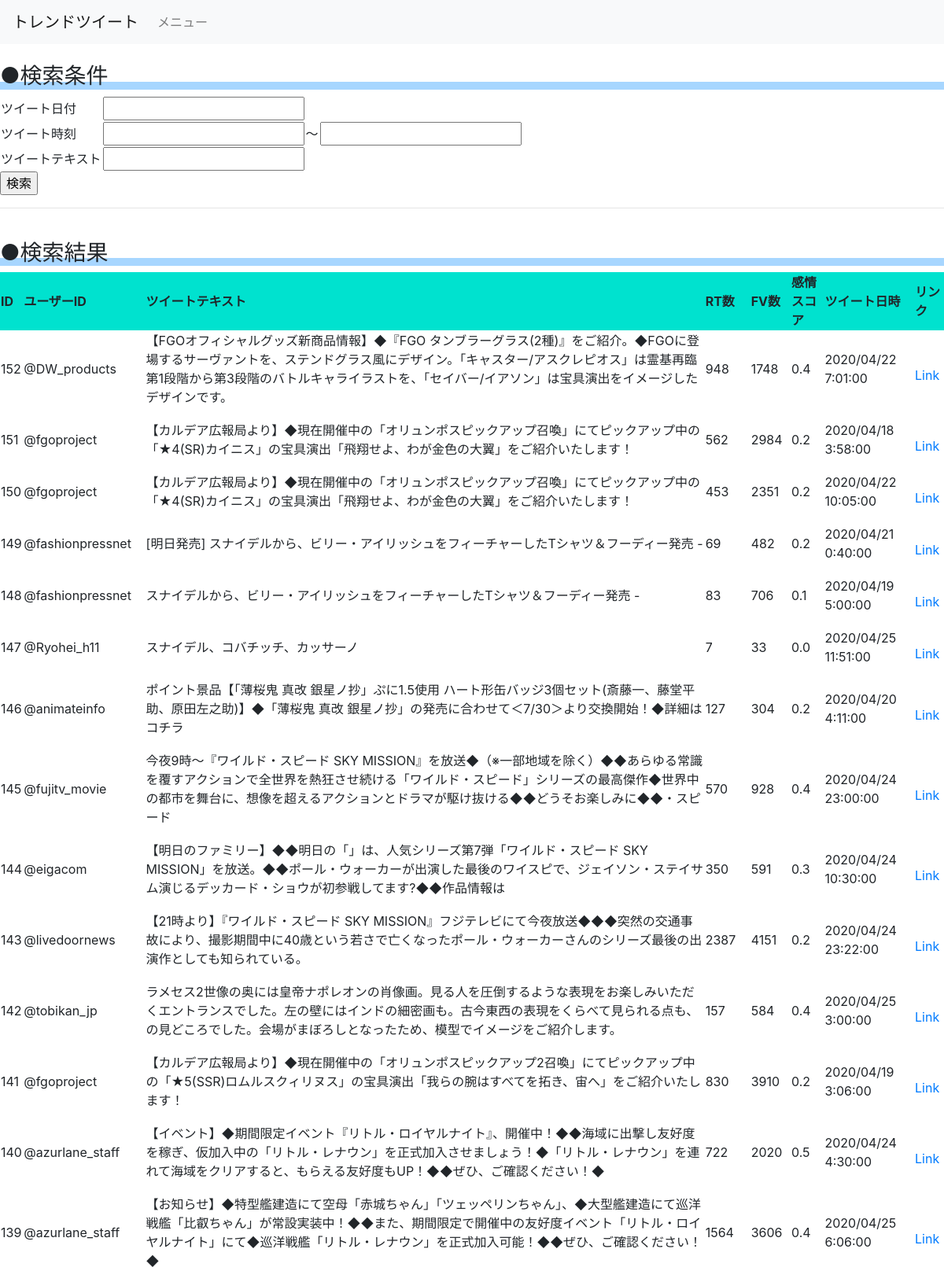
The app's page /app/tweet/ (upper part) with its own data.
### app/models.py (models this page shows, shortened)
class Tweet(models.Model):
    userid = models.CharField(
        verbose_name = 'ユーザーID',
        max_length = 200,
    )
    tweettext = models.CharField(
        verbose_name = 'ツイートテキスト',
        max_length = 500,
        blank=True,
        null=True,
    )
    retweetvolume = models.IntegerField(
        verbose_name='RT数',
        validators=[validators.MinValueValidator(0)],
    )
    favoritevolume = models.IntegerField(
        verbose_name='FV数',
        validators=[validators.MinValueValidator(0)],
    )
    tweeturl = models.CharField(
        verbose_name = 'ツイートURL',
        max_length = 200,
    )
    tweettime = models.DateTimeField(
        verbose_name='ツイート日時',
    )
    tweetsentimentscore = models.FloatField(
        verbose_name='ツイート感情指数',
        blank=True,
        null=True,
    )
    tweetsentimentsmagnitude = models.FloatField(
        verbose_name='ツイート感情強度指数',
        blank=True,
        null=True,
    )
    tweetvalidstrcount = models.IntegerField(
        verbose_name='ツイート有効文字数',
        validators=[validators.MinValueValidator(0)],
    )
    trend = models.ForeignKey(Trend, on_delete=models.CASCADE)
    url = models.ForeignKey(Url, on_delete=models.CASCADE)

### app/views.py (the view, shortened to what this page needs)
# urls.py: path('tweet/', views.tweet_forms2,  name='tweet'),
def tweet_forms2(request):
    message = ''
    tweet_list = Tweet.objects.all().order_by('-pk')
    form = forms.TweetForm(request.POST or None)
    d = {
        'form': form,
        'message': message,
        'tweet_list' : tweet_list,
        }
    return render(request, 'app/tweet_list.html', d)

### app/forms.py
class TweetForm(forms.ModelForm):
    create_at_date = forms.DateField(label='ツイート日付', required=False, widget=datetimepicker.TimePickerInput(
                    format='%Y-%m-%d',
                    options={
                        'locale': 'ja',
                    }
                ))
    create_at_from  = forms.TimeField(label='ツイート時刻', required=False, widget=datetimepicker.TimePickerInput(
                    format='%H:%M:%S',
                    options={
                        'locale': 'ja',
                    }
                ))
    create_at_to  = forms.TimeField(required=False, widget=datetimepicker.TimePickerInput(
                    format='%H:%M:%S',
                    options={
                        'locale': 'ja',
                    }
                ))
    class Meta:
        model = Tweet
        fields = ('tweettext',)

### app/templates/app/tweet_list.html (shortened to what this page needs)
{% extends "app/_base.html" %}
{% block content %}
<br>
  <h3 class="sub_title">●検索条件</h3>
  <form method="post" action="">
	<table>
	  <tr>
	    <td>{{ form.create_at_date.label }}</td>
	    <td>{{ form.create_at_date }}</td>
	  </tr>
	  <tr>
	    <td>{{ form.create_at_from.label }}</td>
	    <td>{{ form.create_at_from }}</td>
		<td> ～	</td>
	    <td>{{ form.create_at_to }}</td>
	  </tr>
	  <tr>
	    <td>{{ form.tweettext.label }}</td>
	    <td>{{ form.tweettext }}</td>
	  </tr>
	</table>
    <input type="submit" value="検索">
  </form>
  <hr>
  <br>
    <h3 class="sub_title">●検索結果</h3>
	<div class="row">
		<div class="col-12">
			<ul class="list-group">
				<table id="tablelist" class="tablesorter">
					<thead>
					<tr>
						<th>ID</th>
						<th>ユーザーID</th>
						<th>ツイートテキスト</th>
						<th>RT数</th>
						<th>FV数</th>
						<th>感情スコア</th>
						<th>ツイート日時</th>
						<th>リンク</th>
					</tr>
					</thead>
					{% for tweet in tweet_list %}
						<tr>
							<td><p>{{ tweet.pk }}</p></td>
							<td><p>{{ tweet.userid }}</p></td>
							<td><p>{{ tweet.tweettext }}</p></td>
							<td><p>{{ tweet.retweetvolume }}</p></td>
							<td><p>{{ tweet.favoritevolume }}</p></td>
							<td><p>{{ tweet.tweetsentimentscore }}</p></td>
							<td><p>{{ tweet.tweettime|date:"Y/m/d G:i:s"}}</p></td>
							<td><a href={{ tweet.tweeturl }}>Link</a></td>
						</tr>
				{% empty %}
				<li class="list-group-item">
					対象のデータがありません
				</li>
				{% endfor %}
				</table>
			</ul>
		</div>
	</div>
{% endblock %}

### app/static/app/css/app.css (style rules this page uses)
th { background-color: #00e2cf; }
h3.sub_title { background: linear-gradient(transparent 70%, #a7d6ff 70%); }

### records on screen
Tweet: pk "152", userid "@DW_products", tweettext "【FGOオフィシャルグッズ新商品情報】◆『FGO タンブラーグラス(2種)』をご紹介。◆FGOに登場するサーヴァントを、ステンドグラス風にデザイン。「キャスター/アスクレピオス」は霊基再臨第1段階から第3段階のバトルキャライラストを、「セイバー/イアソン」は宝具演出をイメージしたデザインです。", retweetvolume "948", favoritevolume "1748", tweetsentimentscore "0.4", tweettime "2020/04/22 7:01:00"
Tweet: pk "151", userid "@fgoproject", tweettext "【カルデア広報局より】◆現在開催中の「オリュンポスピックアップ召喚」にてピックアップ中の「★4(SR)カイニス」の宝具演出「飛翔せよ、わが金色の大翼」をご紹介いたします！", retweetvolume "562", favoritevolume "2984", tweetsentimentscore "0.2", tweettime "2020/04/18 3:58:00"
Tweet: pk "150", userid "@fgoproject", tweettext "【カルデア広報局より】◆現在開催中の「オリュンポスピックアップ召喚」にてピックアップ中の「★4(SR)カイニス」の宝具演出「飛翔せよ、わが金色の大翼」をご紹介いたします！", retweetvolume "453", favoritevolume "2351", tweetsentimentscore "0.2", tweettime "2020/04/22 10:05:00"
Tweet: pk "149", userid "@fashionpressnet", tweettext "[明日発売] スナイデルから、ビリー・アイリッシュをフィーチャーしたTシャツ＆フーディー発売 -", retweetvolume "69", favoritevolume "482", tweetsentimentscore "0.2", tweettime "2020/04/21 0:40:00"
Tweet: pk "148", userid "@fashionpressnet", tweettext "スナイデルから、ビリー・アイリッシュをフィーチャーしたTシャツ＆フーディー発売 -", retweetvolume "83", favoritevolume "706", tweetsentimentscore "0.1", tweettime "2020/04/19 5:00:00"
Tweet: pk "147", userid "@Ryohei_h11", tweettext "スナイデル、コバチッチ、カッサーノ", retweetvolume "7", favoritevolume "33", tweetsentimentscore "0.0", tweettime "2020/04/25 11:51:00"
Tweet: pk "146", userid "@animateinfo", tweettext "ポイント景品【「薄桜鬼 真改 銀星ノ抄」ぷに1.5使用 ハート形缶バッジ3個セット(斎藤一、藤堂平助、原田左之助)】◆「薄桜鬼 真改 銀星ノ抄」の発売に合わせて＜7/30＞より交換開始！◆詳細はコチラ", retweetvolume "127", favoritevolume "304", tweetsentimentscore "0.2", tweettime "2020/04/20 4:11:00"
Tweet: pk "145", userid "@fujitv_movie", tweettext "今夜9時～『ワイルド・スピード SKY MISSION』を放送◆（※一部地域を除く）◆◆あらゆる常識を覆すアクションで全世界を熱狂させ続ける「ワイルド・スピード」シリーズの最高傑作◆世界中の都市を舞台に、想像を超えるアクションとドラマが駆け抜ける◆◆どうそお楽しみに◆◆・スピード", retweetvolume "570", favoritevolume "928", tweetsentimentscore "0.4", tweettime "2020/04/24 23:00:00"
Tweet: pk "144", userid "@eigacom", tweettext "【明日のファミリー】◆◆明日の「」は、人気シリーズ第7弾「ワイルド・スピード SKY MISSION」を放送。◆◆ポール・ウォーカーが出演した最後のワイスピで、ジェイソン・ステイサム演じるデッカード・ショウが初参戦してます?◆◆作品情報は", retweetvolume "350", favoritevolume "591", tweetsentimentscore "0.3", tweettime "2020/04/24 10:30:00"
Tweet: pk "143", userid "@livedoornews", tweettext "【21時より】『ワイルド・スピード SKY MISSION』フジテレビにて今夜放送◆◆◆突然の交通事故により、撮影期間中に40歳という若さで亡くなったポール・ウォーカーさんのシリーズ最後の出演作としても知られている。", retweetvolume "2387", favoritevolume "4151", tweetsentimentscore "0.2", tweettime "2020/04/24 23:22:00"
Tweet: pk "142", userid "@tobikan_jp", tweettext "ラメセス2世像の奥には皇帝ナポレオンの肖像画。見る人を圧倒するような表現をお楽しみいただくエントランスでした。左の壁にはインドの細密画も。古今東西の表現をくらべて見られる点も、 の見どころでした。会場がまぼろしとなったため、模型でイメージをご紹介します。", retweetvolume "157", favoritevolume "584", tweetsentimentscore "0.4", tweettime "2020/04/25 3:00:00"
Tweet: pk "141", userid "@fgoproject", tweettext "【カルデア広報局より】◆現在開催中の「オリュンポスピックアップ2召喚」にてピックアップ中の「★5(SSR)ロムルスクィリヌス」の宝具演出「我らの腕はすべてを拓き、宙へ」をご紹介いたします！", retweetvolume "830", favoritevolume "3910", tweetsentimentscore "0.2", tweettime "2020/04/19 3:06:00"
Tweet: pk "140", userid "@azurlane_staff", tweettext "【イベント】◆期間限定イベント『リトル・ロイヤルナイト』、開催中！◆◆海域に出撃し友好度を稼ぎ、仮加入中の「リトル・レナウン」を正式加入させましょう！◆「リトル・レナウン」を連れて海域をクリアすると、もらえる友好度もUP！◆◆ぜひ、ご確認ください！◆", retweetvolume "722", favoritevolume "2020", tweetsentimentscore "0.5", tweettime "2020/04/24 4:30:00"
Tweet: pk "139", userid "@azurlane_staff", tweettext "【お知らせ】◆特型艦建造にて空母「赤城ちゃん」「ツェッペリンちゃん」、◆大型艦建造にて巡洋戦艦「比叡ちゃん」が常設実装中！◆◆また、期間限定で開催中の友好度イベント「リトル・ロイヤルナイト」にて◆巡洋戦艦「リトル・レナウン」を正式加入可能！◆◆ぜひ、ご確認ください！◆", retweetvolume "1564", favoritevolume "3606", tweetsentimentscore "0.4", tweettime "2020/04/25 6:06:00"
